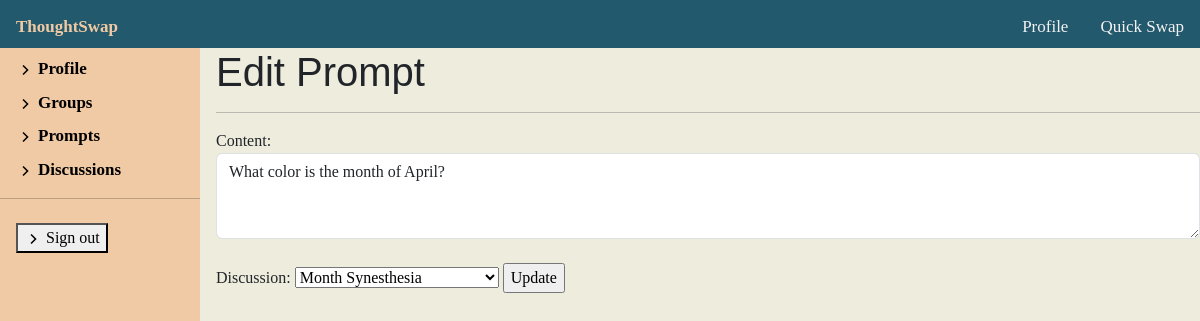
Page /discussion/1/change-prompt/7 (signed in) on the committed database.
### discussion/models.py (models this page shows, shortened)
class Prompt(models.Model):
    id = models.AutoField(primary_key=True)
    content = models.TextField(
        max_length=1000, help_text='Enter a prompt for the discussion', blank=False, null=False)
    discussion = models.ForeignKey(
        'Discussion', on_delete=models.SET_NULL, null=True, blank=True)
    author = models.ForeignKey('Facilitator', on_delete=models.SET_NULL, null=True)

### discussion/views.py (the view)
# urls.py: path('<int:pk>/change-prompt/<int:id>', views.PromptUpdateView.as_view(), name='change-prompt'),
class PromptUpdateView(UpdateView):
    model = Prompt
    fields = ['content']
    template_name = 'discussion/profile/prompt_update.html'
    def get_context_data(self, **kwargs):
        context = super(PromptUpdateView,
                        self).get_context_data(**kwargs)
        facilitator = Facilitator.objects.get(pk=self.kwargs['pk'])
        prompt = Prompt.objects.get(id=self.kwargs['id'])
        context['facilitator'] = facilitator
        context['prompt'] = prompt
        form = PromptModelForm(initial={
                               'content': prompt.content.strip(), 'discussion': prompt.discussion})
        context['form'] = form
        return context

### discussion/forms.py
class PromptModelForm(ModelForm):
    class Meta:
        model = Prompt
        fields = ['content', 'discussion']
    def __init__(self, *args, **kwargs):
        super().__init__(*args, **kwargs)
        self.fields['content'].widget.attrs.update({'class': 'form-control', 'rows': 3})

### discussion/models.py (called while the page is built)
    def __str__(self):
        return self.name

### discussion/templates/discussion/profile/prompt_update.html (shortened to what this page needs)
{% extends "discussion/profile/facilitator_profile.html" %}
{% block profileContent %}
<div class="facilitator-profile">
    <h1 class="discussion"> Edit Prompt </h1>
  <hr>
    {% if perms.discussion.change_prompt %}
    <form action="{% url 'update-prompt' pk=facilitator.pk id=prompt.id%}" method="post">{% csrf_token %}
        {{ form }}
        <input type="submit" value="Update">
    </form>
    {% endif %}
</div>
{% endblock %}

### discussion/static/css/styles.css (style rules this page uses)
.facilitator-profile { width: 100%; margin-left: 1em; }
body { background: #eeecdd; margin: 0; }
h1 { font-family: Arial Black, verdana, sans-serif; }
p, div, span { font-family: Georgia, 'Times New Roman', Times, serif; }

### rows in the picture
Prompt: content "What color is the month of April?", discussion "Month Synesthesia"
